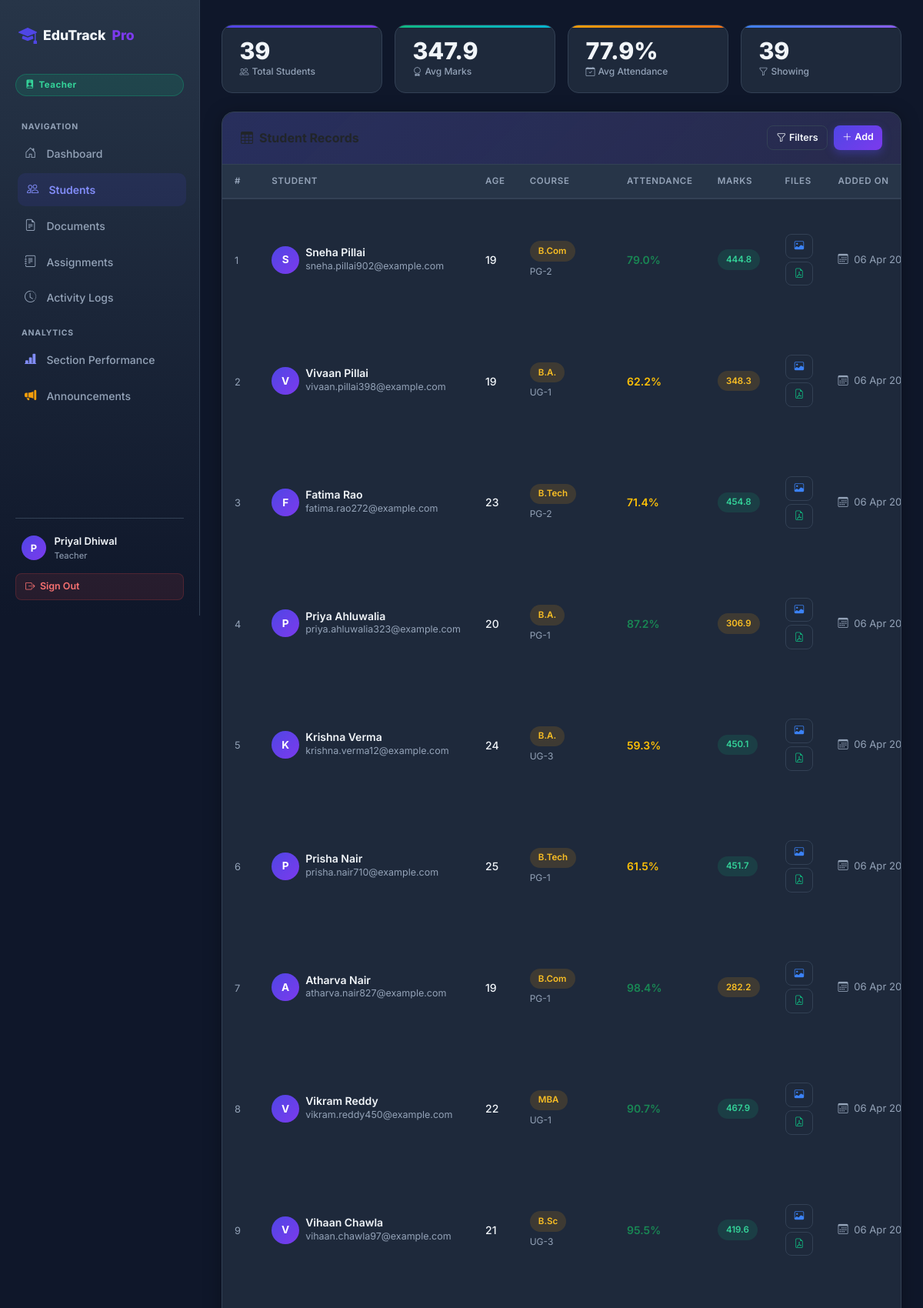
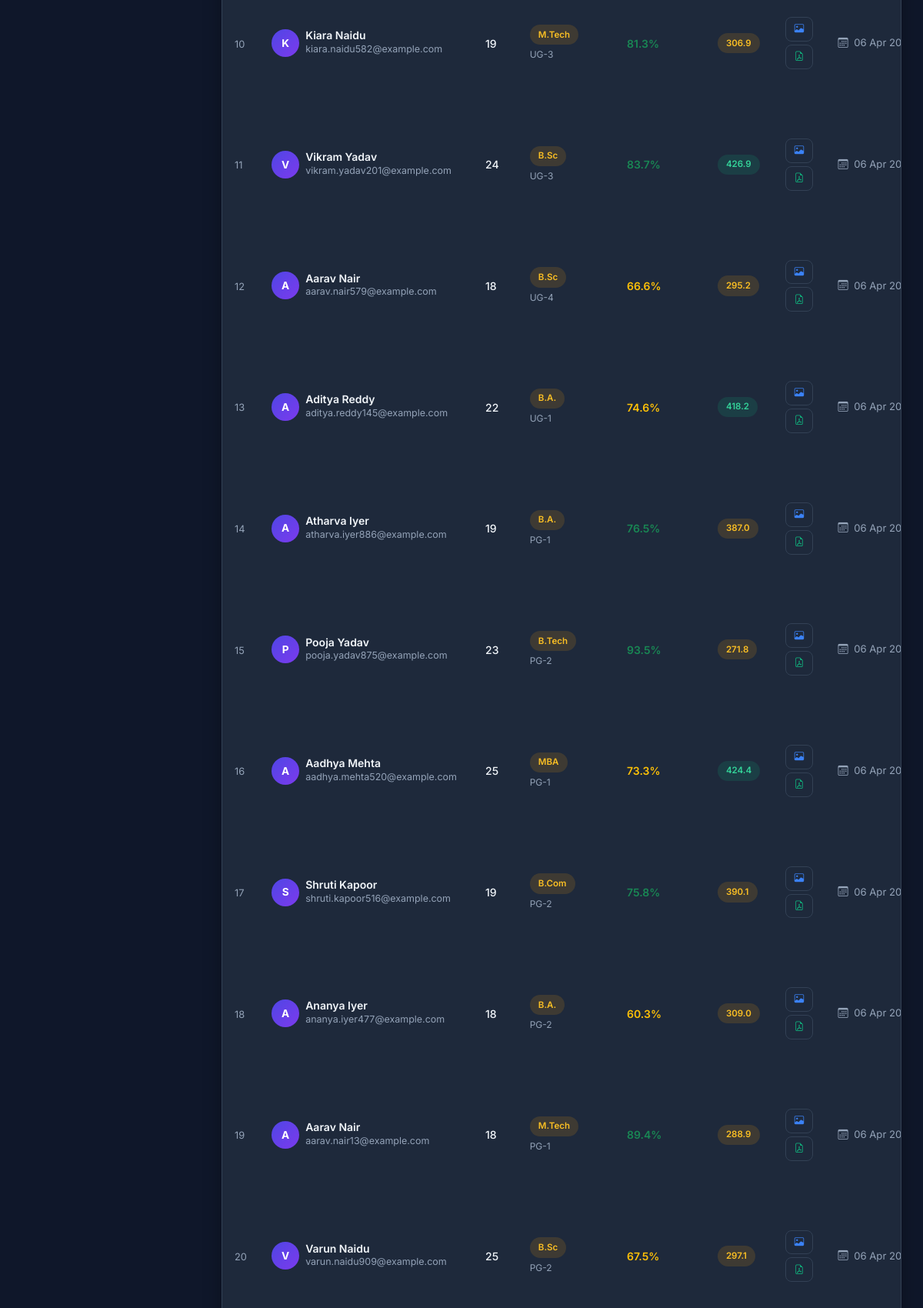
Page /students/ (signed in, upper part) on the committed database (2 pictures, top to bottom).
### students/models.py (models this page shows, shortened)
class UserProfile(models.Model):
    user = models.OneToOneField(User, on_delete=models.CASCADE, related_name='profile')
    role = models.CharField(max_length=20, choices=ROLE_CHOICES, default=ROLE_STUDENT)

class Student(models.Model):
    GENDER_CHOICES = [
        ('M', 'Male'),
        ('F', 'Female'),
        ('O', 'Other'),
    ]
    PAYMENT_METHOD_CHOICES = [
        ('cash',   'Cash'),
        ('check',  'Check'),
        ('online', 'Online'),
        ('',       'Pending'),
    ]
    admission_number = models.CharField(max_length=20, unique=True, null=True, blank=True)
    admission_date   = models.DateField(null=True, blank=True)
    name       = models.CharField(max_length=200)
    age        = models.IntegerField()
    email      = models.EmailField()
    phone      = models.CharField(max_length=15, blank=True, null=True)
    gender     = models.CharField(max_length=1, choices=GENDER_CHOICES, default='M')
    address    = models.TextField(blank=True, null=True)
    class_name = models.CharField(max_length=50, choices=CLASS_CHOICES, blank=True, null=True)
    section    = models.ForeignKey(Section, on_delete=models.SET_NULL, null=True, blank=True, related_name='students')
    fees_paid  = models.BooleanField(default=False)
    payment_method = models.CharField(max_length=10, choices=PAYMENT_METHOD_CHOICES, blank=True, default='')
    course     = models.CharField(max_length=200)
    attendance = models.FloatField()
    marks      = models.FloatField()
    created_at = models.DateTimeField(auto_now_add=True, null=True)
    profile_picture = models.ImageField(upload_to='student_profiles/', null=True, blank=True)
    resume          = models.FileField(upload_to='student_resumes/', null=True, blank=True)
    user = models.OneToOneField(User, on_delete=models.SET_NULL, null=True, blank=True, related_name='student_profile')

### students/views.py (the view)
# urls.py: path('students/',                 views.student_list,   name='students_list'),
@login_required(login_url='/login/')
def student_list(request):
    role = get_role(request)
    qs = Student.objects.all()
    total_count    = qs.count()
    agg            = qs.aggregate(avg_marks=Avg('marks'), avg_attendance=Avg('attendance'))
    avg_marks      = agg['avg_marks']      or 0
    avg_attendance = agg['avg_attendance'] or 0
    courses = Student.objects.values_list('course',     flat=True).distinct().order_by('course')
    classes = Student.objects.values_list('class_name', flat=True).distinct().order_by('class_name')
    q             = request.GET.get('q',          '').strip()
    age_min       = request.GET.get('age_min',    '').strip()
    age_max       = request.GET.get('age_max',    '').strip()
    marks_min     = request.GET.get('marks_min',  '').strip()
    marks_max     = request.GET.get('marks_max',  '').strip()
    att_min       = request.GET.get('att_min',    '').strip()
    att_max       = request.GET.get('att_max',    '').strip()
    course        = request.GET.get('course',     '').strip()
    class_filter  = request.GET.get('class_name', '').strip()
    gender_filter = request.GET.get('gender',     '').strip()
    fees_filter   = request.GET.get('fees_paid',  '').strip()
    date_from     = request.GET.get('date_from',  '').strip()
    date_to       = request.GET.get('date_to',    '').strip()
    sort          = request.GET.get('sort',       '-created_at').strip()
    if q:             qs = qs.filter(Q(name__icontains=q) | Q(email__icontains=q))
    if age_min:       qs = qs.filter(age__gte=age_min)
    if age_max:       qs = qs.filter(age__lte=age_max)
    if marks_min:     qs = qs.filter(marks__gte=marks_min)
    if marks_max:     qs = qs.filter(marks__lte=marks_max)
    if att_min:       qs = qs.filter(attendance__gte=att_min)
    if att_max:       qs = qs.filter(attendance__lte=att_max)
    if course:        qs = qs.filter(course=course)
    if class_filter:  qs = qs.filter(class_name=class_filter)
    if gender_filter: qs = qs.filter(gender=gender_filter)
    if fees_filter == 'paid':   qs = qs.filter(fees_paid=True)
    if fees_filter == 'unpaid': qs = qs.filter(fees_paid=False)
    if date_from:     qs = qs.filter(created_at__date__gte=date_from)
    if date_to:       qs = qs.filter(created_at__date__lte=date_to)
    allowed_sorts = {'name','-name','age','-age','marks','-marks','attendance','-attendance','created_at','-created_at'}
    if sort not in allowed_sorts: sort = '-created_at'
    qs = qs.order_by(sort)
    return render(request, 'students/list.html', {
        'students': qs, 'total_count': total_count,
        'avg_marks': avg_marks, 'avg_attendance': avg_attendance,
        'shown_count': qs.count(), 'courses': courses, 'classes': classes,
        'user_role': role,
    })

### students/context_processors.py (called while the page is built)
def user_role(request):
    role = None
    is_principal = False
    if request.user.is_authenticated:
        if request.user.is_superuser:
            role = 'principal'
            is_principal = True
        else:
            try:
                role = request.user.profile.role
                is_principal = (role == 'principal')
            except Exception:
                role = 'student'
    return {
        'user_role': role,
        'is_principal': is_principal,
    }

### students/views.py (called while the page is built)
def get_role(request):
    if request.user.is_authenticated:
        try:
            return request.user.profile.role
        except Exception:
            return None
    return None

### students/templates/students/list.html (shortened to what this page needs)
{% extends "students/base_auth.html" %}
{% block content %}
<div class="row g-3 mb-4">
  <div class="col-6 col-md-3">
    <div class="stat-card c1">
      <div class="stat-num">{{ total_count }}</div>
      <div class="stat-lbl"><i class="bi bi-people me-1"></i>Total Students</div>
    </div>
  </div>
  <div class="col-6 col-md-3">
    <div class="stat-card c2">
      <div class="stat-num">{{ avg_marks|floatformat:1 }}</div>
      <div class="stat-lbl"><i class="bi bi-award me-1"></i>Avg Marks</div>
    </div>
  </div>
  <div class="col-6 col-md-3">
    <div class="stat-card c3">
      <div class="stat-num">{{ avg_attendance|floatformat:1 }}%</div>
      <div class="stat-lbl"><i class="bi bi-calendar-check me-1"></i>Avg Attendance</div>
    </div>
  </div>
  <div class="col-6 col-md-3">
    <div class="stat-card c4">
      <div class="stat-num">{{ shown_count }}</div>
      <div class="stat-lbl"><i class="bi bi-funnel me-1"></i>Showing</div>
    </div>
  </div>
</div>
<div class="card mb-4 mt-2">
  <div class="card-header d-flex align-items-center justify-content-between">
    <h4 class="mb-0"><i class="bi bi-table me-2"></i>Student Records</h4>
    <div class="d-flex gap-2">
      <button type="button" class="btn btn-outline-light btn-sm" data-bs-toggle="modal" data-bs-target="#filterModal">
        <i class="bi bi-funnel me-1"></i>Filters
      </button>
      <a href="{% url 'add_student' %}" class="btn btn-primary btn-sm">
        <i class="bi bi-plus-lg me-1"></i>Add
      </a>
    </div>
  </div>
  <div class="card-body p-0">
    {% if students %}
    <div class="table-responsive">
      <table class="table-dark-custom">
        <thead>
          <tr>
            <th>#</th>
            <th>Student</th>
            <th>Age</th>
            <th>Course</th>
            <th>Attendance</th>
            <th>Marks</th>
            <th>Files</th>
            <th>Added On</th>
          </tr>
        </thead>
        <tbody>
          {% for student in students %}
          <tr>
            <td><span style="color:var(--muted);font-size:.8rem;">{{ forloop.counter }}</span></td>
            <td>
              <div class="d-flex align-items-center gap-2">
                <div class="avatar">{{ student.name|first|upper }}</div>
                <div>
                  <div style="font-weight:600;line-height:1.2;">{{ student.name }}</div>
                  <div style="font-size:.78rem;color:var(--muted);">{{ student.email }}</div>
                </div>
              </div>
            </td>
            <td><span style="font-weight:500;">{{ student.age }}</span></td>
            <td>
              <span class="badge-custom badge-mid">{{ student.course }}</span>
              <div style="font-size: .75rem; color: var(--muted); margin-top: 4px;">{{ student.class_name|default:"No Class" }}</div>
            </td>
            <td>
              <div style="min-width:80px;">
                <span style="font-weight:600;" class="{% if student.attendance >= 75 %}text-success{% elif student.attendance >= 50 %}text-warning{% else %}text-danger{% endif %}">
                  {{ student.attendance }}%
                </span>
              </div>
            </td>
            <td>
              <span class="badge-custom
                {% if student.marks >= 400 %}badge-high
                {% elif student.marks >= 250 %}badge-mid
                {% else %}badge-low{% endif %}">
                {{ student.marks }}
              </span>
            </td>
            <td>
              <div class="d-flex gap-1 flex-wrap">
                {% if student.profile_picture %}
                <a href="{{ student.profile_picture.url }}" target="_blank" class="btn btn-sm btn-outline-light" title="View Profile Picture"><i class="bi bi-image" style="color:var(--info);"></i></a>
                {% else %}
                <span class="btn btn-sm btn-outline-light disabled" style="opacity:0.3;border-color:transparent;"><i class="bi bi-image"></i></span>
                {% endif %}
                {% if student.resume %}
                <a href="{{ student.resume.url }}" target="_blank" class="btn btn-sm btn-outline-light" title="View Resume / Doc"><i class="bi bi-file-earmark-pdf" style="color:var(--success);"></i></a>
                {% else %}
                <span class="btn btn-sm btn-outline-light disabled" style="opacity:0.3;border-color:transparent;"><i class="bi bi-file-earmark-pdf"></i></span>
                {% endif %}
              </div>
            </td>
            <td style="color:var(--muted);font-size:.82rem;white-space:nowrap;">
              <i class="bi bi-calendar3 me-1"></i>
              {{ student.created_at|date:"d M Y" }}
            </td>
          </tr>
          {% endfor %}
        </tbody>
      </table>
    </div>
    {% endif %}
  </div>
</div>
{% endblock %}

### students/templates/students/base_auth.html (shortened to what this page needs)
<!DOCTYPE html>
<html lang="en">
<head>
  <link href="https://cdn.jsdelivr.net/npm/bootstrap@5.3.3/dist/css/bootstrap.min.css" rel="stylesheet" />
  <link href="https://cdn.jsdelivr.net/npm/bootstrap-icons@1.11.3/font/bootstrap-icons.css" rel="stylesheet" />
</head>
<body>
<div class="sidebar" id="sidebarEl">
  <div class="sidebar-inner">
    <a class="sidebar-brand" href="{% url 'landing' %}">
      <i class="bi bi-mortarboard-fill"></i>
      EduTrack<span class="dot">Pro</span>
    </a>
    {% if request.user.is_authenticated %}
      <span class="role-badge
        {% if user_role == 'principal' %}rb-principal
        {% elif user_role == 'teacher' %}rb-teacher
        {% elif user_role == 'staff'   %}rb-staff
        {% else %}rb-student{% endif %}">
        <i class="bi
          {% if user_role == 'principal' %}bi-award-fill
          {% elif user_role == 'teacher' %}bi-person-badge-fill
          {% elif user_role == 'staff'   %}bi-person-gear
          {% else %}bi-mortarboard-fill{% endif %}"></i>
        {{ user_role|title|default:'Student' }}
      </span>
    {% endif %}
    <nav class="sidebar-nav">
      <div class="nav-section-label">Navigation</div>
      <a href="{% url 'dashboard' %}" class="{% if request.resolver_match.url_name == 'dashboard' %}active{% endif %}">
        <i class="bi bi-house-door"></i> Dashboard
      </a>
      {% if user_role != 'student' %}
      <a href="{% url 'students_list' %}" class="{% if request.resolver_match.url_name == 'students_list' %}active{% endif %}">
        <i class="bi bi-people"></i> Students
      </a>
      <a href="{% url 'documents_list' %}" class="{% if request.resolver_match.url_name == 'documents_list' %}active{% endif %}">
        <i class="bi bi-file-earmark-text"></i> Documents
      </a>
      <a href="{% url 'assignments_list' %}" class="{% if request.resolver_match.url_name == 'assignments_list' %}active{% endif %}">
        <i class="bi bi-journal-text"></i> Assignments
      </a>
      <a href="{% url 'logs_list' %}" class="{% if request.resolver_match.url_name == 'logs_list' %}active{% endif %}">
        <i class="bi bi-clock-history"></i> Activity Logs
      </a>
      {% endif %}
      {% if user_role == 'teacher' or user_role == 'principal' %}
      <div class="nav-section-label" style="margin-top:1rem;">Analytics</div>
      <a href="{% url 'section_performance' %}" class="{% if request.resolver_match.url_name == 'section_performance' %}active{% endif %}">
        <i class="bi bi-bar-chart-line-fill" style="color:#818cf8;"></i> Section Performance
      </a>
      <a href="{% url 'announcement_list' %}" class="{% if request.resolver_match.url_name == 'announcement_list' %}active{% endif %}">
        <i class="bi bi-megaphone-fill" style="color:#f59e0b;"></i> Announcements
      </a>
      {% endif %}
    </nav>
    {% if request.user.is_authenticated %}
    <div class="sidebar-user">
      <div class="user-tile">
        <div class="user-avatar">{{ request.user.username|first|upper }}</div>
        <div style="min-width:0;flex:1;">
          <div class="user-name">{{ request.user.username }}</div>
          <div class="user-role">{{ user_role|title|default:'User' }}</div>
        </div>
      </div>
      <a href="{% url 'logout' %}" class="btn-logout" id="sidebar-logout-btn">
        <i class="bi bi-box-arrow-right"></i> Sign Out
      </a>
    </div>
    {% endif %}
  </div>
</div>
<div class="main-wrap">
  {% block content %}{% endblock %}
</div>
</body>
</html>

### rows in the picture
UserProfile: role "Teacher"
Student: name|first "S", name "Sneha Pillai", email "sneha.pillai902@example.com", age "19", course "B.Com", class_name "PG-2", attendance "79.0", marks "444.8", created_at "06 Apr…"
Student: name|first "V", name "Vivaan Pillai", email "vivaan.pillai398@example.com", age "19", course "B.A.", class_name "UG-1", attendance "62.2", marks "348.3", created_at "06 Apr…"
Student: name|first "F", name "Fatima Rao", email "fatima.rao272@example.com", age "23", course "B.Tech", class_name "PG-2", attendance "71.4", marks "454.8", created_at "06 Apr…"
Student: name|first "P", name "Priya Ahluwalia", email "priya.ahluwalia323@example.com", age "20", course "B.A.", class_name "PG-1", attendance "87.2", marks "306.9", created_at "06 Apr…"
Student: name|first "K", name "Krishna Verma", email "krishna.verma12@example.com", age "24", course "B.A.", class_name "UG-3", attendance "59.3", marks "450.1", created_at "06 Apr…"
Student: name|first "P", name "Prisha Nair", email "prisha.nair710@example.com", age "25", course "B.Tech", class_name "PG-1", attendance "61.5", marks "451.7", created_at "06 Apr…"
Student: name|first "A", name "Atharva Nair", email "atharva.nair827@example.com", age "19", course "B.Com", class_name "PG-1", attendance "98.4", marks "282.2", created_at "06 Apr…"
Student: name|first "V", name "Vikram Reddy", email "vikram.reddy450@example.com", age "22", course "MBA", class_name "UG-1", attendance "90.7", marks "467.9", created_at "06 Apr…"
Student: name|first "V", name "Vihaan Chawla", email "vihaan.chawla97@example.com", age "21", course "B.Sc", class_name "UG-3", attendance "95.5", marks "419.6", created_at "06 Apr…"
Student: name|first "K", name "Kiara Naidu", email "kiara.naidu582@example.com", age "19", course "M.Tech", class_name "UG-3", attendance "81.3", marks "306.9", created_at "06 Apr…"
Student: name|first "V", name "Vikram Yadav", email "vikram.yadav201@example.com", age "24", course "B.Sc", class_name "UG-3", attendance "83.7", marks "426.9", created_at "06 Apr…"
Student: name|first "A", name "Aarav Nair", email "aarav.nair579@example.com", age "18", course "B.Sc", class_name "UG-4", attendance "66.6", marks "295.2", created_at "06 Apr…"
Student: name|first "A", name "Aditya Reddy", email "aditya.reddy145@example.com", age "22", course "B.A.", class_name "UG-1", attendance "74.6", marks "418.2", created_at "06 Apr…"
Student: name|first "A", name "Atharva Iyer", email "atharva.iyer886@example.com", age "19", course "B.A.", class_name "PG-1", attendance "76.5", marks "387.0", created_at "06 Apr…"
Student: name|first "P", name "Pooja Yadav", email "pooja.yadav875@example.com", age "23", course "B.Tech", class_name "PG-2", attendance "93.5", marks "271.8", created_at "06 Apr…"
Student: name|first "A", name "Aadhya Mehta", email "aadhya.mehta520@example.com", age "25", course "MBA", class_name "PG-1", attendance "73.3", marks "424.4", created_at "06 Apr…"
Student: name|first "S", name "Shruti Kapoor", email "shruti.kapoor516@example.com", age "19", course "B.Com", class_name "PG-2", attendance "75.8", marks "390.1", created_at "06 Apr…"
Student: name|first "A", name "Ananya Iyer", email "ananya.iyer477@example.com", age "18", course "B.A.", class_name "PG-2", attendance "60.3", marks "309.0", created_at "06 Apr…"
Student: name|first "A", name "Aarav Nair", email "aarav.nair13@example.com", age "18", course "M.Tech", class_name "PG-1", attendance "89.4", marks "288.9", created_at "06 Apr…"
Student: name|first "V", name "Varun Naidu", email "varun.naidu909@example.com", age "25", course "B.Sc", class_name "PG-2", attendance "67.5", marks "297.1", created_at "06 Apr…"

### other values in the picture
{{ request.user.username|first|upper }} "P"
{{ request.user.username }} "Priyal Dhiwal"
{{ total_count }} "39"
{{ avg_marks|floatformat:1 }} "347.9"
{{ avg_attendance|floatformat:1 }} "77.9"
{{ shown_count }} "39"
